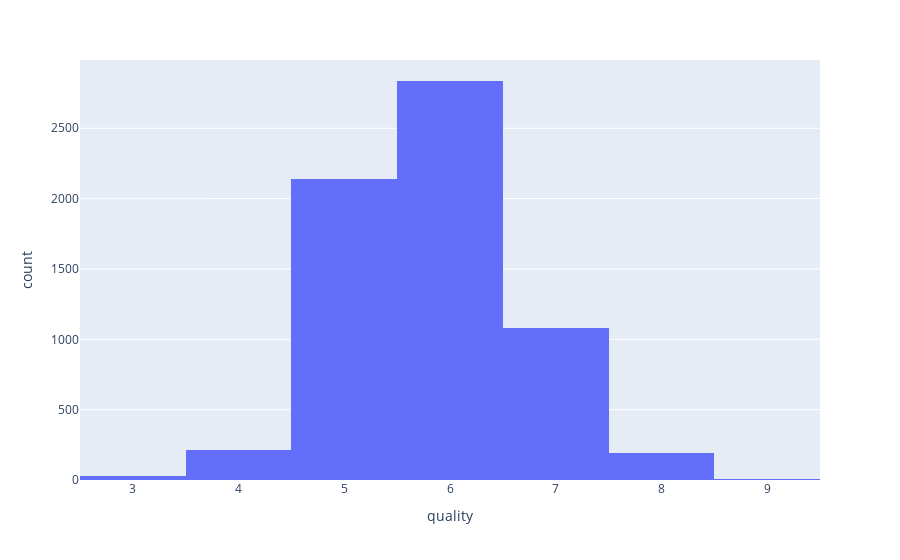

Notebook source saved alongside this figure:
### Code cell
import plotly.express as px 

fig = px.histogram(wine, x = "quality")
fig.show()

### Figure 1 — Plotly figure (JSON) as saved in the notebook; plotly's stock layout.template omitted (floating-point values rounded to 4 significant figures; data arrays with more than 128 entries replaced by an {"elided": "..."} marker saying what was removed)
{"data": [{"alignmentgroup": "True", "bingroup": "x", "hovertemplate": "quality=%{x}<br>count=%{y}<extra></extra>", "legendgroup": "", "marker": {"color": "#636efa", "pattern": {"shape": ""}}, "name": "", "offsetgroup": "", "orientation": "v", "showlegend": false, "type": "histogram", "x": {"elided": "6497 int values"}, "xaxis": "x", "yaxis": "y"}], "layout": {"barmode": "relative", "legend": {"tracegroupgap": 0}, "margin": {"t": 60}, "xaxis": {"anchor": "y", "domain": [0, 1], "title": {"text": "quality"}}, "yaxis": {"anchor": "x", "domain": [0, 1], "title": {"text": "count"}}}}
